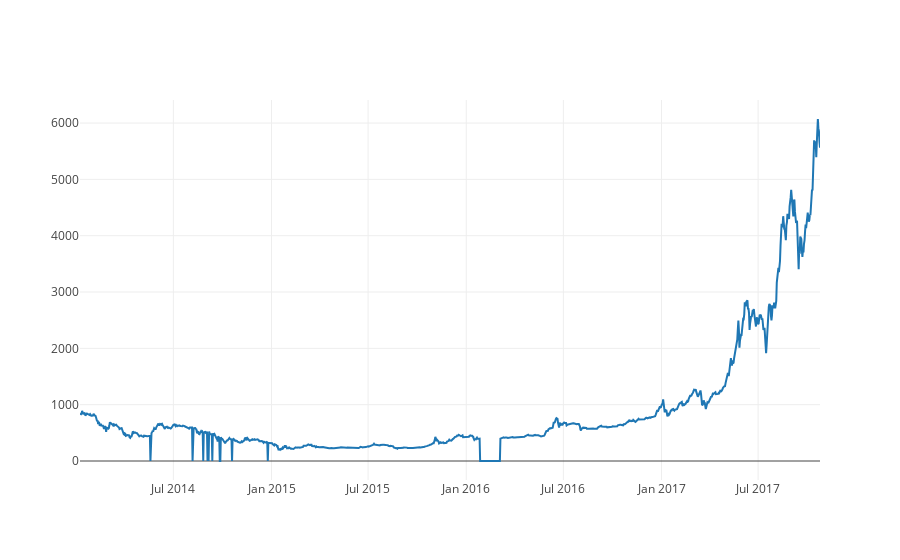

Source (notebook cell):
### Code cell
btc_usd_price_kraken.tail()
btc_trace = go.Scatter(x=btc_usd_price_kraken.index, y=btc_usd_price_kraken['Weighted Price'])
py.iplot([btc_trace])

### Figure 1 — Plotly figure (JSON) as saved in the notebook; plotly's stock layout.template omitted (floating-point values rounded to 4 significant figures; data arrays with more than 128 entries replaced by an {"elided": "..."} marker saying what was removed)
{"data": [{"type": "scatter", "x": {"elided": "1388 str values"}, "y": {"elided": "1388 float values"}}], "layout": {}}
